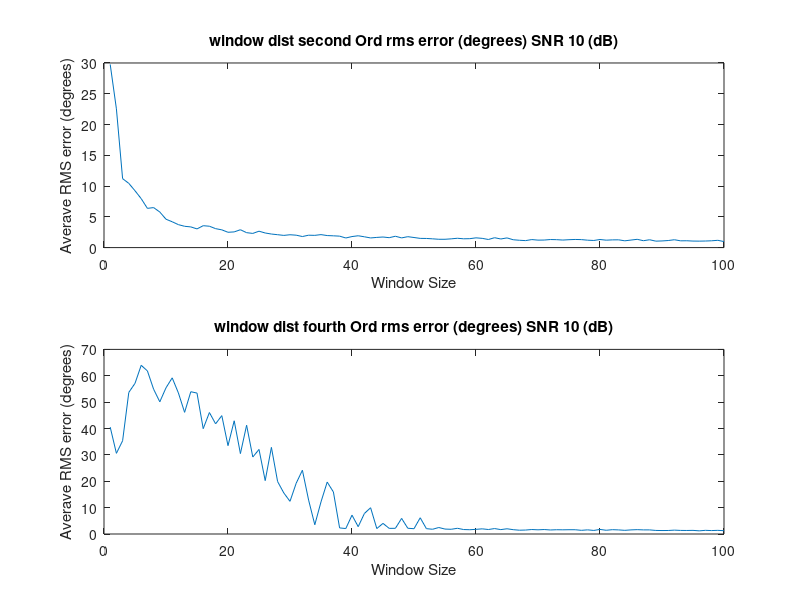
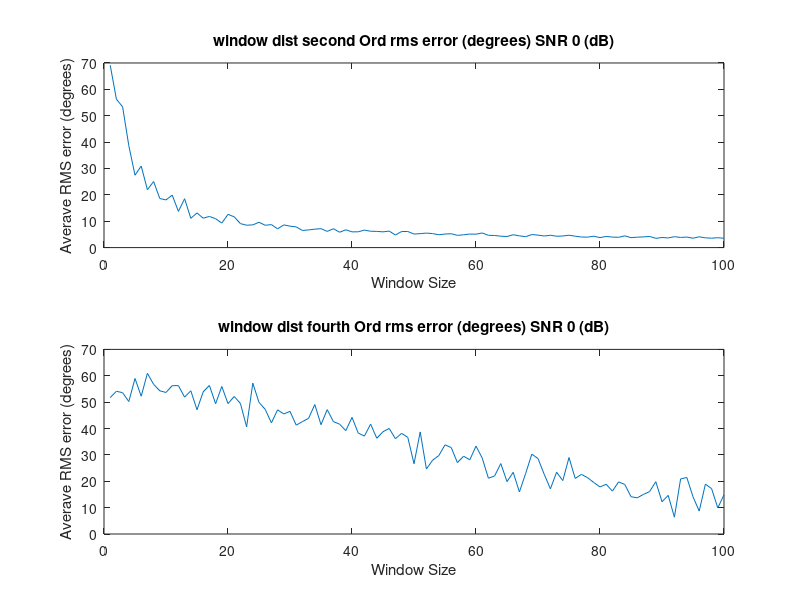
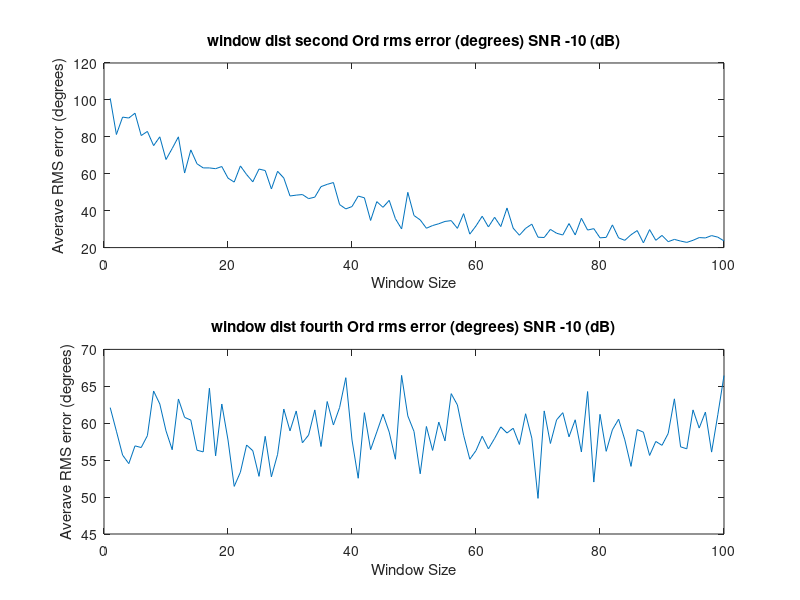

Write the MATLAB code that produced these figures, in order.
%% Error Calculations Second and Fourth
clc;clear;
%% Initializations
alpha = 1;

pol_signal_one = [1;-1;0]./sqrt(2);
pol_cum_signal_one = [1;1;0;-1;0;0]./sqrt(3); %ground

signal_one_offset = 30*pi/180;

Averaged_samples = 100;
window_dist = 100;    %size of window
win = 1:100;

phase_dist_second_10 = zeros(1,window_dist);
mag_dist_second_10 = zeros(1,window_dist);

phase_dist_second_0 = zeros(1,window_dist);
mag_dist_second_0 = zeros(1,window_dist);

phase_dist_second_n10 = zeros(1,window_dist);
mag_dist_second_n10 = zeros(1,window_dist);

phase_dist_fourth_10 = zeros(1,window_dist);
mag_dist_fourth_10 = zeros(1,window_dist);

phase_dist_fourth_0 = zeros(1,window_dist);
mag_dist_fourth_0 = zeros(1,Averaged_samples);

phase_dist_fourth_n10 = zeros(1,window_dist);
mag_dist_fourth_n10 = zeros(1,window_dist);

SNR = [-10 ,0, 10];

%% Generic Loop Calculations

for SNR_sample = 1:length(SNR);
    
    Noise = (10^(-SNR(SNR_sample)/20))/sqrt(3);
    for window = 1:window_dist
        for sample = 1:Averaged_samples
            %% Random Statistics Used for Both second and forth order Algorithms
            
            signal_one =  pol_signal_one*(sqrt(-2*log(1-rand(1,window))).*exp(1i*2*pi*rand(1,window)));
            
            s1 = alpha*signal_one;
            s2 = alpha*exp(1i*signal_one_offset)*signal_one ;
            
            s1_Noise = s1 + Noise*sqrt(-2*log(1-rand(3,window))).*exp(1i*2*pi*rand(3,window));
            s2_Noise = s2 + Noise*sqrt(-2*log(1-rand(3,window))).*exp(1i*2*pi*rand(3,window));
            %% Second order Statistics
            S1_2 = [s1_Noise(1,:)
                s1_Noise(2,:)
                s1_Noise(3,:)];
            
            S2_2 = [s2_Noise(1,:)
                s2_Noise(2,:)
                s2_Noise(3,:)];
            
            R1_2 = S1_2*S1_2'/window;
            R2_2 = S1_2*S2_2'/window;
            
            [eigenvect_2,eigenval_2] = eig(pinv(R1_2)*R2_2);
            
            polarfilter_2 = abs(pol_signal_one'*eigenvect_2);
            [~,srt_2] = sort(polarfilter_2,'descend');
            if (SNR(SNR_sample) == 10)
                phase_dist_second_10(window) = phase_dist_second_10(window) + ((signal_one_offset + angle(eigenval_2(srt_2(1),srt_2(1))))^2)/Averaged_samples;
                mag_dist_second_10(window) =  mag_dist_second_10(window) + (abs(eigenval_2(srt_2(1),srt_2(1))))/Averaged_samples;
                
            elseif (SNR(SNR_sample) == 0)
                phase_dist_second_0(window) = phase_dist_second_0(window) + ((signal_one_offset + angle(eigenval_2(srt_2(1),srt_2(1))))^2)/Averaged_samples;
                mag_dist_second_0(window) = mag_dist_second_0(window) + (abs(eigenval_2(srt_2(1),srt_2(1))))/Averaged_samples;
                
                
            elseif (SNR(SNR_sample) == -10)
                phase_dist_second_n10(window) = phase_dist_second_n10(window) + ((signal_one_offset + angle(eigenval_2(srt_2(1),srt_2(1))))^2)/Averaged_samples;
                mag_dist_second_n10(window) = mag_dist_second_n10(window) + (abs(eigenval_2(srt_2(1),srt_2(1))))/Averaged_samples;
                
            end
            %% Fourth Order Statistics
            S1_4 = [s1_Noise(1,:).*s1_Noise(1,:)
                s1_Noise(2,:).*s1_Noise(2,:)
                s1_Noise(3,:).*s1_Noise(3,:)
                s1_Noise(1,:).*s1_Noise(2,:)
                s1_Noise(1,:).*s1_Noise(3,:)
                s1_Noise(2,:).*s1_Noise(3,:)];
            
            S2_4 = [s2_Noise(1,:).*s2_Noise(1,:)
                s2_Noise(2,:).*s2_Noise(2,:)
                s2_Noise(3,:).*s2_Noise(3,:)
                s2_Noise(1,:).*s2_Noise(2,:)
                s2_Noise(1,:).*s2_Noise(3,:)
                s2_Noise(2,:).*s2_Noise(3,:)];
            
            R1_4 = S1_4*S1_4'/window;
            R2_4 = S1_4*S2_4'/window;
            
            [eigenvec_4,eigenval_4] = eig(pinv(R1_4)*R2_4);
            
            polarfilter_4 = abs(pol_cum_signal_one'*eigenvec_4);
            [~,srt_4] = sort(polarfilter_4,'descend');
            if (SNR(SNR_sample) == 10)
                phase_dist_fourth_10(window) = phase_dist_fourth_10(window) + ((signal_one_offset + 0.5*angle(eigenval_4(srt_2(1),srt_2(1))))^2)/Averaged_samples;
                mag_dist_fourth_10(window) = mag_dist_fourth_10(window) + (abs(eigenval_4(srt_2(1),srt_2(1))))/Averaged_samples;
                
            elseif (SNR(SNR_sample) == 0)
                phase_dist_fourth_0(window) = phase_dist_fourth_0(window) + ((signal_one_offset + 0.5*angle(eigenval_4(srt_2(1),srt_2(1))))^2)/Averaged_samples;
                mag_dist_fourth_0(window) =  mag_dist_fourth_0(window) + (abs(eigenval_4(srt_2(1),srt_2(1))))/Averaged_samples;
                
                
            elseif (SNR(SNR_sample) == -10)
                phase_dist_fourth_n10(window) =  phase_dist_fourth_n10(window) + ((signal_one_offset + 0.5*angle(eigenval_4(srt_2(1),srt_2(1))))^2)/Averaged_samples;
                mag_dist_fourth_n10(window) =  mag_dist_fourth_n10(window) + (abs(eigenval_4(srt_2(1),srt_2(1))))/Averaged_samples;
                
            end
        end
    end
end
phase_est_second_10_rms = sqrt(phase_dist_second_10)*180/pi;
phase_est_second_0_rms = sqrt(phase_dist_second_0)*180/pi;
phase_est_second_n10_rms = sqrt(phase_dist_second_n10)*180/pi;

phase_est_fourth_10_rms = sqrt(phase_dist_fourth_10)*180/pi;
phase_est_fourth_0_rms = sqrt(phase_dist_fourth_0)*180/pi;
phase_est_fourth_n10_rms = sqrt(phase_dist_fourth_n10)*180/pi;

%% Plotting Results
%  load('windowDistribution10Ksamples.mat');

figure(1);
subplot(2,1,1);
plot(win,phase_est_second_10_rms);
title('window dist second Ord rms error (degrees) SNR 10 (dB)');
xlabel('Window Size');ylabel('Averave RMS error (degrees)');

% figure(4);
subplot(2,1,2);
plot(win,phase_est_fourth_10_rms);
title('window dist fourth Ord rms error (degrees) SNR 10 (dB)');
xlabel('Window Size');ylabel('Averave RMS error (degrees)');

figure(2);
subplot(2,1,1);
plot(win,phase_est_second_0_rms);
title('window dist second Ord rms error (degrees) SNR 0 (dB)');
xlabel('Window Size');ylabel('Averave RMS error (degrees)');

% figure(5);
subplot(2,1,2);
plot(win,phase_est_fourth_0_rms);
title('window dist fourth Ord rms error (degrees) SNR 0 (dB)');
xlabel('Window Size');ylabel('Averave RMS error (degrees)');


figure(3);
subplot(2,1,1);
plot(win,phase_est_second_n10_rms);
title('window dist second Ord rms error (degrees) SNR -10 (dB)');
xlabel('Window Size');ylabel('Averave RMS error (degrees)');

% figure(6);
subplot(2,1,2);
plot(win,phase_est_fourth_n10_rms);
title('window dist fourth Ord rms error (degrees) SNR -10 (dB)');
xlabel('Window Size');ylabel('Averave RMS error (degrees)');
